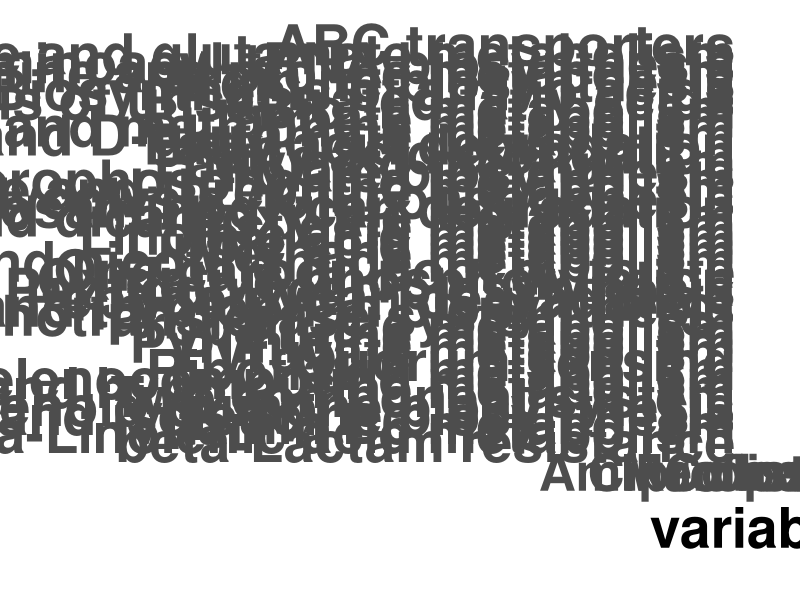
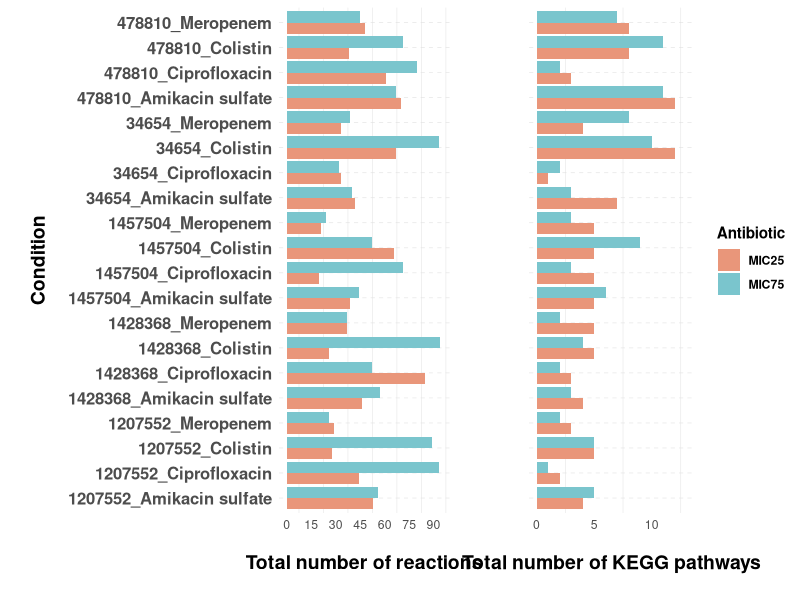
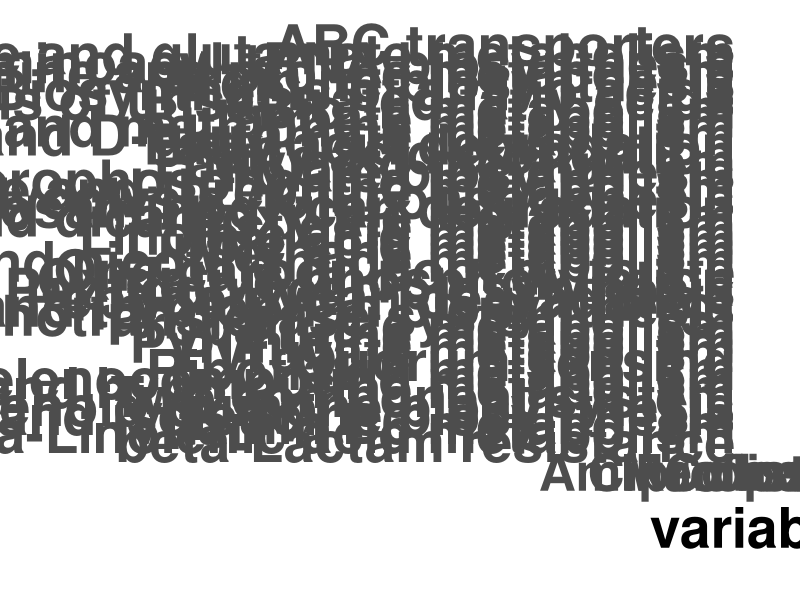

Here is the R script that generated these plots, in order:
# Load necessary libraries
library(readxl)
library(ggplot2)
library(reshape2)
library(dplyr)
library(grid)  # Required for plot.margin
library(VennDiagram)
library(tidyr)
library(gridExtra)

# Read Excel file
data_heatmap <- read_excel("HeatmapVennHistogram.xlsx", sheet = "Heatmap")

# Reshape the data frame
dfm <- melt(data_heatmap, id.vars = "Pathway")

# Create a column with counts of values greater than 1 and sort
dfm <- dfm %>%
  group_by(Pathway) %>%
  mutate(above_two_count = sum(value > 1)) %>%
  ungroup() %>%
  arrange(Pathway)

# Plot the heatmap
heatmap_plot <- ggplot(dfm, aes(variable, Pathway, fill = value)) +
  geom_tile(color = "white", width = 1.2, height = 0.9) +
  scale_fill_gradient(low = "grey100", high = "lightblue3") +
  theme_minimal() +
  theme(
    axis.text.x = element_text(angle = 0, hjust = 0.5, size = 37, face = "bold"),
    axis.text.y = element_text(size = 40, face = "bold"),
    text = element_text(size = 40, face = "bold"),
    axis.title.y = element_blank(),
    plot.margin = unit(c(1, 6, 1, 1), "cm"),
    legend.box.spacing = unit(1, "cm"),
    panel.grid.major.y = element_blank(),
    strip.text = element_blank(),
    legend.text = element_text(size = 25)
  ) +
  geom_text(aes(label = ifelse(value > 1, value, ""), x = variable, y = Pathway), color = "black", size = 10, hjust = 0.5, vjust = 0.5) +
  scale_y_discrete(limits = rev(unique(dfm$Pathway))) +
  facet_wrap(~ substr(variable, 1, 3), scales = "free_x", nrow = 1) +
  labs(fill = "Number of strains") +
  guides(fill = guide_colorbar(title.position = "top", title.hjust = 0.5, label.theme = element_text(size = 35)))

print(heatmap_plot)

# Save the heatmap image
ggsave("Heatmap_significantPathways.png", plot = heatmap_plot, dpi = 300, width = 40, height = 30, units = "in", limitsize = FALSE)

# Read Venn data from Excel
venn_data <- read_excel("HeatmapVennHistogram.xlsx", sheet = "Venn")

# Define column names for the Venn diagram
column_names <- c("Amikacin sulfate", "Ciprofloxacin", "Colistin", "Meropenem")

# Extract data from selected columns
column_data <- lapply(column_names, function(name) {
  column_data <- venn_data[[name]]
  column_data <- column_data[!is.na(column_data)]
  column_data <- as.character(column_data)
  column_data <- gsub("\\s+", "", column_data)
  column_data
})

# Set vector names to column names
names(column_data) <- column_names

# Set circle colors for Venn diagram
circle_colors <- c("Amikacin sulfate" = "darksalmon",
                   "Ciprofloxacin" = "cadetblue3",
                   "Colistin" = "firebrick",
                   "Meropenem" = "orchid")

# Plot Venn diagram
venn_plot <- venn.diagram(column_data, filename = "Venn_Antibiotics.png",
                          fill = circle_colors, alpha = 0.45,
                          cat.col = circle_colors, cat.cex = 0.98,
                          cat.fontface = "bold", cex = 1.4,
                          fontfamily = "sans", cex.lab = 30,
                          cat.default.pos = "outer", cat.dist = c(0.23, 0.23, 0.1, 0.1), margin = 0.05)

# Print common and unique elements
common_all <- Reduce(intersect, column_data)
unique_amikacin <- setdiff(venn_data$`Amikacin sulfate`, union(venn_data$Ciprofloxacin, union(venn_data$Colistin, venn_data$Meropenem)))
unique_ciprofloxacin <- setdiff(venn_data$Ciprofloxacin, union(venn_data$`Amikacin sulfate`, union(venn_data$Colistin, venn_data$Meropenem)))
unique_colistin <- setdiff(venn_data$Colistin, union(venn_data$`Amikacin sulfate`, union(venn_data$Ciprofloxacin, venn_data$Meropenem)))
unique_meropenem <- setdiff(venn_data$Meropenem, union(venn_data$`Amikacin sulfate`, union(venn_data$Ciprofloxacin, venn_data$Colistin)))

# Create data frame for histogram plot
histogram_data <- read_excel("HeatmapVennHistogram.xlsx", sheet = "Histogram")

# Prepare data frame and convert to long format
data_long <- histogram_data %>%
  pivot_longer(-Condition) %>%
  separate(name, into = c("Type", "Antibiotic"), sep = "(?<=RxnNum|KEGGMetNum)(?=.)") %>%
  mutate(Type = ifelse(Type == "RxnNum", "Rxn", "KEGG"))

# Define MIC25 and MIC75 color scales
mic_colors <- c("MIC25" = "darksalmon", "MIC75" = "cadetblue3")

# Create bar plots for reactions and KEGG pathways
p_rxn <- ggplot(data_long %>% filter(Type == "Rxn"), aes(x = value, y = Condition, fill = Antibiotic)) +
  geom_bar(stat = "identity", position = "dodge") +
  labs(
    x = "Total number of reactions",
    y = "Condition",
    fill = "Antibiotic"
  ) +
  scale_fill_manual(values = mic_colors) +
  theme_minimal() +
  theme(
    axis.text.y = element_text(angle = 0, hjust = 1, face = "bold", size = 12),
    panel.grid.major.x = element_line(color = "white"),
    panel.grid.major.y = element_line(color = "grey88", size = 0.2, linetype = 2),
    axis.title.x = element_text(vjust = 0.5, margin = margin(t = 15, b = 15), face = "bold", size = 14),
    axis.title.y = element_text(vjust = 0.5, margin = margin(r = 15, l = 15), face = "bold", size = 14),
    legend.position = "none"
  ) +
  scale_x_continuous(limits = c(0, 95), breaks = seq(0, 95, by = 15)) +
  scale_y_discrete(limits = unique(data_long$Condition))

p_kegg <- ggplot(data_long %>% filter(Type == "KEGG"), aes(x = value, y = Condition, fill = Antibiotic)) +
  geom_bar(stat = "identity", position = "dodge") +
  labs(
    x = "Total number of KEGG pathways",
    y = "",
    fill = "Antibiotic"
  ) +
  scale_fill_manual(values = mic_colors) +
  theme_minimal() +
  theme(
    axis.text.y = element_blank(),
    panel.grid.major.x = element_line(color = "white"),
    panel.grid.major.y = element_line(color = "grey88", size = 0.2, linetype = 2),
    axis.title.x = element_text(vjust = 0.5, margin = margin(t = 15, b = 15), face = "bold", size = 14),
    axis.title.y = element_text(vjust = 0.5, margin = margin(r = 15, l = 15), face = "bold", size = 14),
    legend.position = "right",
    legend.justification = "center",
    legend.box = "vertical",
    legend.text = element_text(face = "bold"),
    legend.title = element_text(face = "bold")
  ) +
  scale_x_continuous(limits = c(0, 13), breaks = seq(0, 13, by = 5))

# Combine plots
combined_plot <- grid.arrange(p_rxn, p_kegg, ncol = 2, widths = c(4, 3))

# Save the combined plot
ggsave("Histogram_RxnPathNumbers.png", plot = combined_plot, width = 14, height = 6)
